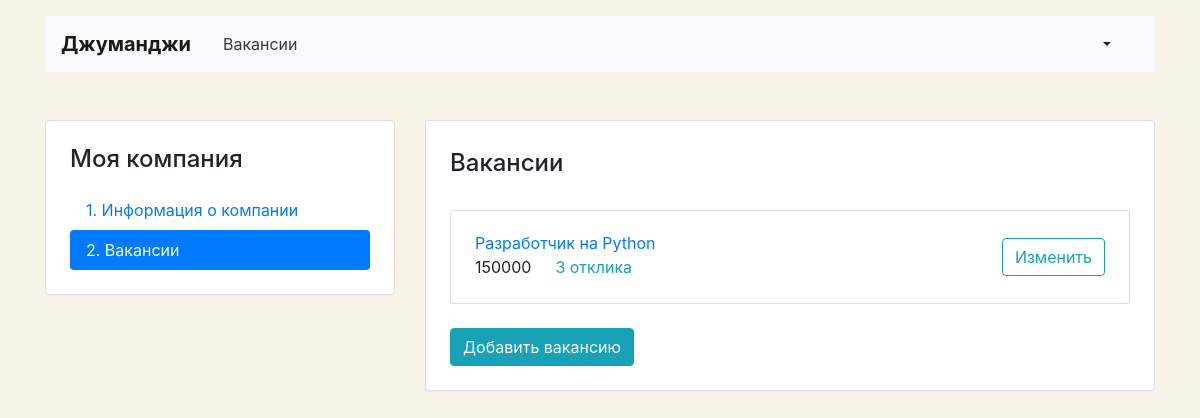
/mycompany/vacancies/ (signed in), run on an earlier commit of the app's database.
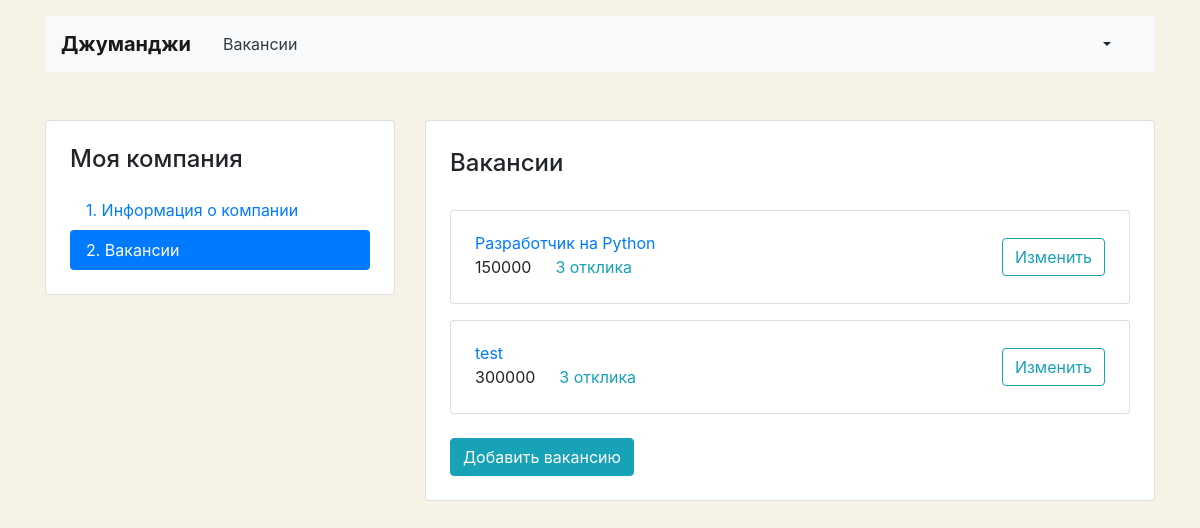
And on a later commit of the database.
### vacancies/models.py (models this page shows, shortened)
class Vacancy(models.Model):
    title = models.CharField(max_length=50, verbose_name='Название вакансии')
    specialty = models.ForeignKey('Specialty', related_name="vacancies", on_delete=models.CASCADE,
                                  verbose_name='Специализация')
    company = models.ForeignKey('Company', related_name="vacancies", on_delete=models.CASCADE)
    skills = models.CharField(max_length=200, verbose_name='Требуемые навыки')
    description = models.TextField(verbose_name='Описание вакансии')
    salary_min = models.IntegerField(verbose_name='Зарплата от')
    salary_max = models.IntegerField(verbose_name='Зарплата до')
    published_at = models.DateField(default=date.today())

### vacancies/views.py (the view)
# urls.py: path('mycompany/vacancies/', views.ListVacanciesCompanyView.as_view(), name='list_vacancies_company'),
class ListVacanciesCompanyView(View):
    def get(self, request):
        vacancies_by_company = Vacancy.objects.filter(company__owner_id=self.request.user)
        return render(request, 'vacancies/vacancy-list.html', {'vacancies_by_company': vacancies_by_company})

### vacancies/templates/vacancies/vacancy-list.html (shortened to what this page needs)
{% extends 'vacancies/base_my_company.html' %}
{% block content %}
  <main class="container mt-3 pb-5">
    <div class="row mt-5">
      <div class="col-12 col-lg-4">
        <aside class="pt-3 pb-4 px-4 mb-5 card">
          <h1 class="h4 pt-2 pb-2">Моя компания</h1>
          <div class="nav flex-column nav-pills" id="v-pills-tab" role="tablist" aria-orientation="vertical">
            <a class="nav-link" href="{% url 'edit_company' %}">1. Информация о&nbsp;компании</a>
            <a class="nav-link active" href="{% url 'list_vacancies_company' %}">2. Вакансии</a>
          </div>
        </aside>
      </div>
      <div class="col-12 col-lg-8">
        <div class="card">
          <div class="card-body px-4 pb-4">
            <section class="tab-pane fade show active">
              <h2 class="h4 pt-2 pb-3">Вакансии</h2>
            {% for vacancy in vacancies_by_company %}
              <div class="card mt-3">
                <div class="card-body px-4">
                  <div class="row align-items-center">
                    <div class="col-6 col-lg-8">
                      <a href="{% url 'vacancy' vacancy.id %}" class="mb-1">{{ vacancy.title }}</a>
                      <p class="mb-1">
                        <span class="mr-4">{{ vacancy.salary_max }}</span><a href="#" class="text-info">3 отклика</a>
                      </p>
                    </div>
                    <div class="col-6 col-lg-4 text-right">
                      <a href="{% url 'edit_vacancy_company' vacancy.pk %}" class="btn btn-outline-info">Изменить</a>
                    </div>
                  </div>
                </div>
              </div>
            {% endfor %}
            </section>
            <div class="mt-4 text-left">
                <a href="{% url 'create_vacancy_company' %}" class="btn btn-info">Добавить вакансию</a>
            </div>
          </div>
        </div>
      </div>
    </div>
  </main>
{% endblock %}

### vacancies/templates/vacancies/base_my_company.html (shortened to what this page needs)
<!DOCTYPE html>
<html lang="ru">
<head>
  <link rel="stylesheet" href="https://stackpath.bootstrapcdn.com/bootstrap/4.3.1/css/bootstrap.min.css">
</head>
<body>
  <header class="container mt-3">
    <nav class="navbar navbar-expand-lg navbar-light bg-light">
      <a class="navbar-brand mr-4 font-weight-bold" href="{% url 'home' %}">Джуманджи</a>
      <div class="collapse navbar-collapse justify-content-between" id="navbarNav">
        <ul class="navbar-nav col-10">
          <li class="nav-item">
            <a class="nav-link text-dark" href="{% url 'list_all_vacancies' %}">Вакансии</a>
          </li>
        </ul>
        <ul class="navbar-nav col-2 justify-content-end">
          <li class="nav-item active">
            <div class="btn-group">
              <button type="button" class="btn dropdown-toggle font-weight-bold" data-toggle="dropdown" aria-haspopup="true" aria-expanded="false">
              </button>
            </div>
          </li>
        </ul>
      </div>
    </nav>
  </header>
{% block content %}
{% endblock %}
</body>
</html>

### vacancies/templates/vacancies/base_my_company.html (style rules this page uses)
body { background-color: #F6F2E6; }

What changed in the data, as far as the page shows it:
added Vacancy: title "test", salary_max "300000"
